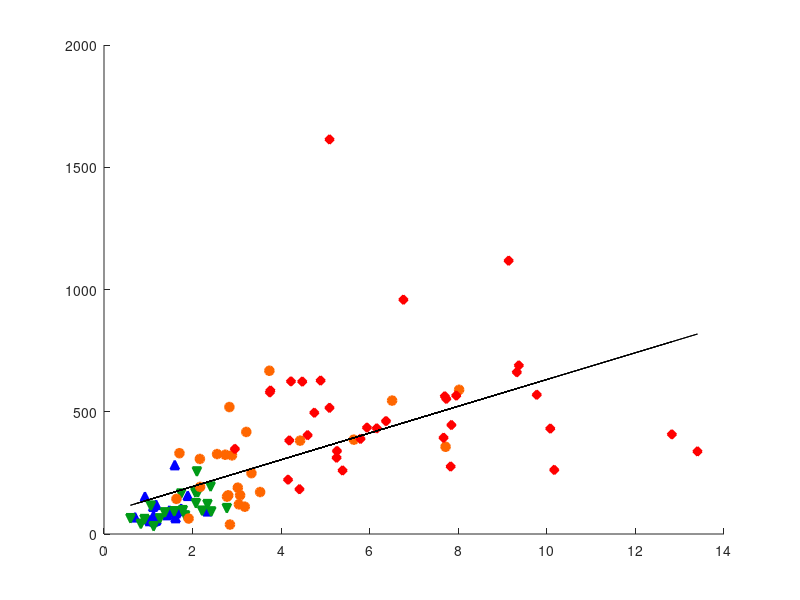

This figure's MATLAB source: (Note: this script raises an error after producing the figure.)
close all; clear all; clc
atWork = 0;
print_on = 1;

colorBlue = '#0000FF';
colorRed = '#FF0000';
colorBlack = '#000000';
colorGreen = '#009A17';
colorOrange = '#FF6600';
pt = 1.0;
FS = 14;

%% Plot Setup:
if atWork == 1
    figPos1 = [-1900, 100, 500, 400]; % Work
    figPos2 = [-1250, 400, 600, 600];
    figPos3 = [-600, 400, 600, 600];
    figPos4 = [-1900, 100, 600, 600];
    figPos5 = [-1250, 100, 600, 600];
    figPos6 = [-600, 100, 600, 300];
else
    figPos1 = [-1900, 150, 500, 400]; % Home
    figPos2 = [-1250, 500, 600, 600];
    figPos3 = [-600, 500, 600, 600];
    figPos4 = [-1900, 150, 600, 600];
    figPos5 = [-1250, 150, 600, 600];
    figPos6 = [-600, 150, 600, 300];
end

%%
load young_results.mat
load old_results.mat
load FL_results.mat
load NFL_results.mat
for ii = 1:20
    young.WOB(ii,1) = abs(young.WOB_dV{1, ii}(end,1));
end
for ii = 1:20
    old.WOB(ii,1) = abs(old.WOB_dV{1, ii}(end,1));
end
for ii = 1:25
    NFL.WOB(ii,1) = abs(NFL.WOB_dV{1, ii}(end,1));
end
for ii = 1:35
    FL.WOB(ii,1) = abs(FL.WOB_dV{1, ii}(end,1));
end
%% Linear regression line
% dlm = fitlm(NFL.R1insp,NFL.meanR2Phi,'Intercept', false)

%%
figure('Position',figPos1);

sz = 40;
scatter(young.R1insp,young.WOB,sz,'^',...
                'MarkerEdgeColor',colorBlue,...
                'MarkerFaceColor',colorBlue,...
                'LineWidth',1.5); hold on
scatter(old.R1insp,old.WOB,sz,'v',...
                'MarkerEdgeColor',colorGreen,...
                'MarkerFaceColor',colorGreen,...
                'LineWidth',1.5); hold on
scatter(NFL.R1insp,NFL.WOB,sz,...
                'MarkerEdgeColor',colorOrange,...
                'MarkerFaceColor',colorOrange,...
                'LineWidth',1.5); hold on
scatter(FL.R1insp,FL.WOB,sz,'d',...
                'MarkerEdgeColor',colorRed,...
                'MarkerFaceColor',colorRed,...
                'LineWidth',1.5); hold on

totalDataX = [young.R1insp old.R1insp NFL.R1insp FL.R1insp]';
totalDataY = [young.WOB; old.WOB; NFL.WOB; FL.WOB];
[p,S]=polyfit(totalDataX,totalDataY,1);
[yfit,delta]=polyval(p,totalDataX,S);
plot(totalDataX,yfit,'k');
RSS = sum((totalDataY-yfit).^2);
TSS = sum((totalDataY-mean(totalDataY)).^2);
Rsquared = 1-RSS/TSS;
anno = annotation('textbox', [0.70, 0.6, 0.1, 0.1], 'String', "R^2 = " + round(Rsquared,2));
anno.EdgeColor = 'w';
anno.BackgroundColor = 'w';
anno.FontSize = 12;
% h1.Color = 'k';
% h1.LineWidth = 1.5;
xlabel('R_{1,insp}')
ylabel('$ \int_{}^{} P_{eff} \,dV $','Interpreter','latex')
legend('young','old','NFL','FL','Location','northwest')
% xlim([0 20])
% ylim([0 35])
grid on
set(gca,'FontSize',14);

if print_on ==1
    print('-r400','-dpng','WOB.png');
else 
end

figure('Position',figPos1);
sz = 40;
scatter(young.R1insp,young.E_Array,sz,'^',...
                'MarkerEdgeColor',colorBlue,...
                'MarkerFaceColor',colorBlue,...
                'LineWidth',1.5); hold on
scatter(old.R1insp,old.E_Array,sz,'v',...
                'MarkerEdgeColor',colorGreen,...
                'MarkerFaceColor',colorGreen,...
                'LineWidth',1.5); hold on
scatter(NFL.R1insp,NFL.E_Array,sz,...
                'MarkerEdgeColor',colorOrange,...
                'MarkerFaceColor',colorOrange,...
                'LineWidth',1.5); hold on
scatter(FL.R1insp,FL.E_Array,sz,'d',...
                'MarkerEdgeColor',colorRed,...
                'MarkerFaceColor',colorRed,...
                'LineWidth',1.5); hold on

totalDataX = [young.R1insp old.R1insp NFL.R1insp FL.R1insp]';
totalDataY = [young.E_Array'; old.E_Array'; NFL.E_Array'; FL.E_Array'];
[p,S]=polyfit(totalDataX,totalDataY,1);
[yfit,delta]=polyval(p,totalDataX,S);
plot(totalDataX,yfit,'k');
RSS = sum((totalDataY-yfit).^2);
TSS = sum((totalDataY-mean(totalDataY)).^2);
Rsquared = 1-RSS/TSS;
anno = annotation('textbox', [0.70, 0.2, 0.1, 0.1], 'String', "R^2 = " + round(Rsquared,2));
anno.EdgeColor = 'w';
anno.BackgroundColor = 'w';
anno.FontSize = 12;
% h1.Color = 'k';
% h1.LineWidth = 1.5;
xlabel('R_{1,insp}')
ylabel('E (cmH_2O/L)')
% legend('young','old','NFL','FL','Location','southwest')
% xlim([0 20])
% ylim([0 35])
grid on
set(gca,'FontSize',14);


if print_on ==1
    print('-r400','-dpng','E.png');
else 
end


       
